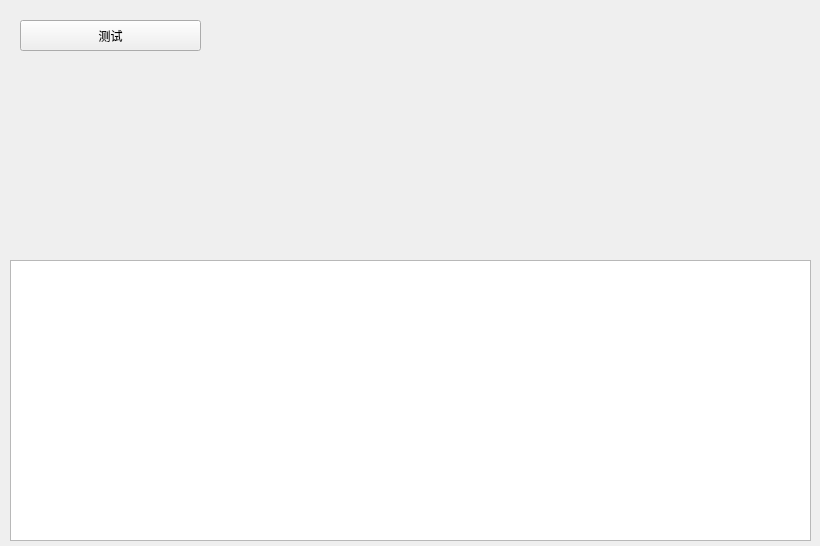
<?xml version="1.0" encoding="UTF-8"?>
<ui version="4.0">
 <class>DHSDKWidget</class>
 <widget class="QWidget" name="DHSDKWidget">
  <property name="geometry">
   <rect>
    <x>0</x>
    <y>0</y>
    <width>820</width>
    <height>546</height>
   </rect>
  </property>
  <property name="windowTitle">
   <string>大华SDK测试</string>
  </property>
  <widget class="QPushButton" name="sdkTest">
   <property name="geometry">
    <rect>
     <x>20</x>
     <y>20</y>
     <width>181</width>
     <height>31</height>
    </rect>
   </property>
   <property name="text">
    <string>测试</string>
   </property>
  </widget>
  <widget class="QTextBrowser" name="log_out">
   <property name="geometry">
    <rect>
     <x>10</x>
     <y>260</y>
     <width>801</width>
     <height>281</height>
    </rect>
   </property>
  </widget>
 </widget>
 <resources/>
 <connections/>
</ui>
